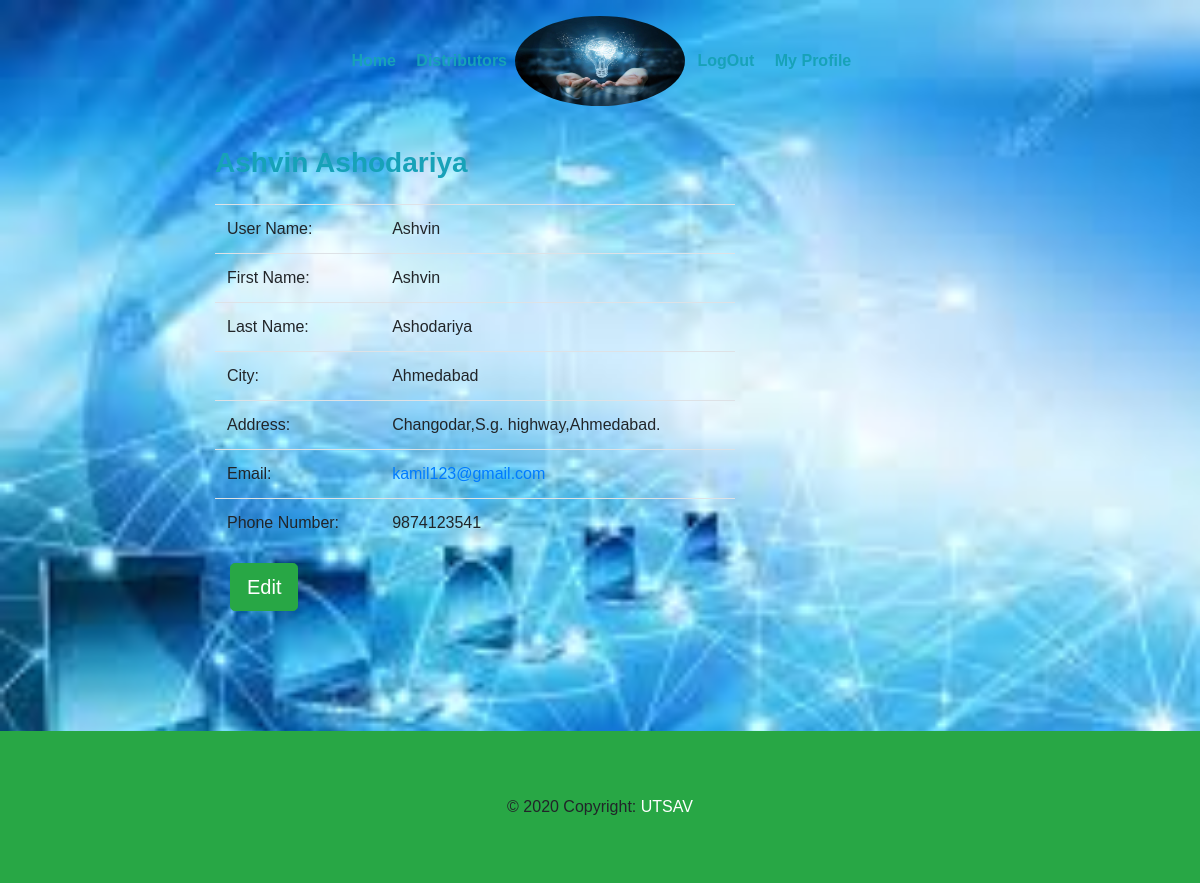
/electrical/profile/user/ (signed in), run on the app's committed database.
### electrical/models.py (models this page shows, shortened)
class User(AbstractUser):
    is_distributors = models.BooleanField(default=False)
    is_dealers = models.BooleanField(default=False)

class Dealers(models.Model):
    user = models.OneToOneField(settings.AUTH_USER_MODEL, on_delete=models.CASCADE)
    f_name = models.CharField(max_length=15, blank=False)
    l_name = models.CharField(max_length=15, blank=False)
    city = models.CharField(max_length=15, blank=False)
    phone_num = models.IntegerField(default='')
    address = models.TextField(default='', blank=False)

### electrical/views.py (the view)
# urls.py: path( 'profile/user/', views.customerProfile, name='profile' ),
def customerProfile(request, pk=None):
    if pk:
        user = User.objects.get( pk=pk )
    else:
        user = request.user
    return render( request, 'profile.html', {'user': user} )

### electrical/templates/profile.html (shortened to what this page needs)
{% extends 'base.html'%}
{% block body %}
<br>
  <div class="container col-md-8">
		<div class="row">
		<div class=" col-md-11 toppad">
          <div class="panel panel-info">
            <div class="panel-heading">
              <h3 class="panel-title text-info "><strong>{{user.dealers.f_name}}  {{user.dealers.l_name}}</strong></h3>
                          </div>
                          <br>
                          <div class="panel-body">
                            <div class="row">
                              <div class=" col-md-9 col-lg-9 ">
                                <table class="table table-user-information">
                                  <tbody>
                                  	<tr>
                                      <td>User Name:</td>
                                      <td>{{user.username}}</td>
                                    </tr>
                                    <tr>
                                      <td>First Name:</td>
                                      <td>{{user.dealers.f_name}}</td>
                                    </tr>
                                    <tr>
                                      <td>Last Name:</td>
                                      <td>{{user.dealers.l_name}}</td>
                                    </tr>
                                    <tr>
                                      <td>City:</td>
                                      <td>{{user.dealers.city}}</td>
                                    </tr>
                                      <td>Address:</td>
                                      <td>{{user.dealers.address}}</td>
                                    <tr>
                                      <td>Email:</td>
                                      <td><a href="#">{{user.email}}</a></td>
                                    </tr>
                                    <tr>
                                      <td>Phone Number:</td>
                                      <td>{{user.dealers.phone_num}}
                                      </td>
                                    </tr>
                                  </tbody>
                                </table>
                                <div class="container">
                                <div class="row">
                                  <div class="col">
                                  <a class="btn btn-success btn-lg" href="{% url 'cupdate' user.id %}">Edit</a>
                                </div>
                                </div>
                  				</div>
                </div>
              </div>
            </div>
        </div>
        </div>
		</div>
	</div>
  <br>
{% endblock%}

### electrical/static/webapp/css/style.css (style rules this page uses)
body { padding:0; margin:0; font-family: 'Source Sans Pro', sans-serif; }
body a { transition:0.5s all; -webkit-transition:0.5s all; -moz-transition:0.5s all; -o-transition:0.5s all; -ms-transition:0.5s all; }
h1,h2,h3,h4,h5,h6 { margin:0; }

### data on the page
User: dealers.f_name "Ashvin", dealers.l_name "Ashodariya", username "Ashvin", dealers.city "Ahmedabad", dealers.address "Changodar,S.g. highway,Ahmedabad.", email "kamil123@gmail.com", dealers.phone_num "9874123541"
